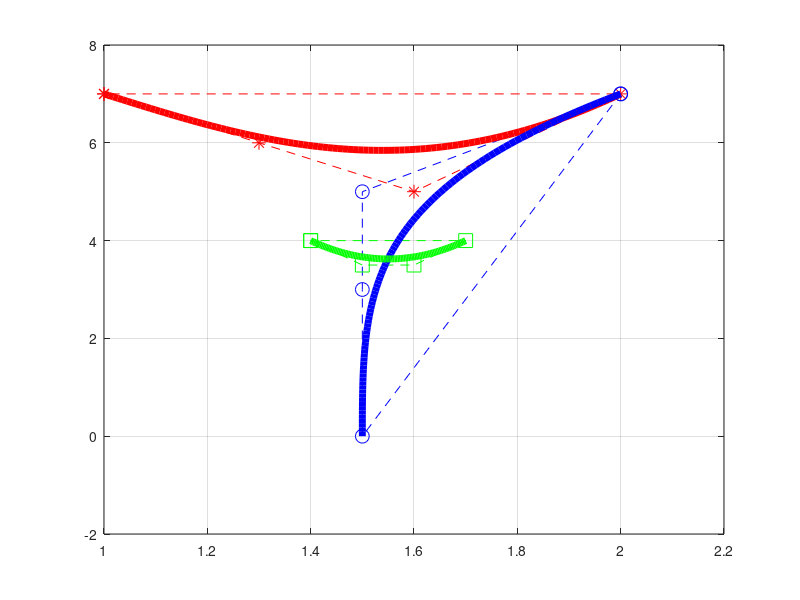

Source code (MATLAB):
% 4). Use aproximações parametrizadas de Bezier Cúbica para representar
% graficamente o número 7 estilizado.

function q4_routine()

    x = [1,     1.3,    1.6,    2;
         2,     1.5,    1.5,    1.5;
         1.4,   1.5,    1.6,    1.7];

    y = [7,     6,      5,      7;
         7,     5,      3,      0;
         4,     3.5,    3.5,    4];

    Nsegmentos = size(x,1);

    for n = 1 : Nsegmentos
        m = 4;
        x(n,m+1) = x(n,1);
        y(n,m+1) = y(n,1);
        numpasso = 100;
        h = 1/numpasso;
        t = 0;
        cx=3*(x(n,2)-x(n,1));bx=3*(x(n,3)-x(n,2))-cx;ax=(x(n,4)-x(n,1))-(cx+bx);
        cy=3*(y(n,2)-y(n,1));by=3*(y(n,3)-y(n,2))-cy;ay=(y(n,4)-y(n,1))-(cy+by);
        xmax = 0; ymax = 0;

        for i = 1 : numpasso + 1
            xx(n,i) = x(n,1) + t*(cx+t*(bx+t*ax));
            yy(n,i) = y(n,1) + t*(cy+t*(by+t*ay));
            t = t + h;
        end
    end

    # Marcadores
    figure(4);
    plot(x(1,:),y(1,:),'*r','markersize',10,x(1,:),y(1,:),'--r');hold on;
    plot(x(2,:),y(2,:),'ob','markersize',10,x(2,:),y(2,:),'--b');hold on;
    plot(x(3,:),y(3,:),'sg','markersize',10,x(3,:),y(3,:),'--g');hold on;

    # Curvas
    plot(xx(1,:),yy(1,:),'-r','linewidth',5);
    plot(xx(2,:),yy(2,:),'-b','linewidth',5);
    plot(xx(3,:),yy(3,:),'-g','linewidth',5);

    hold on;
    grid on;

endfunction